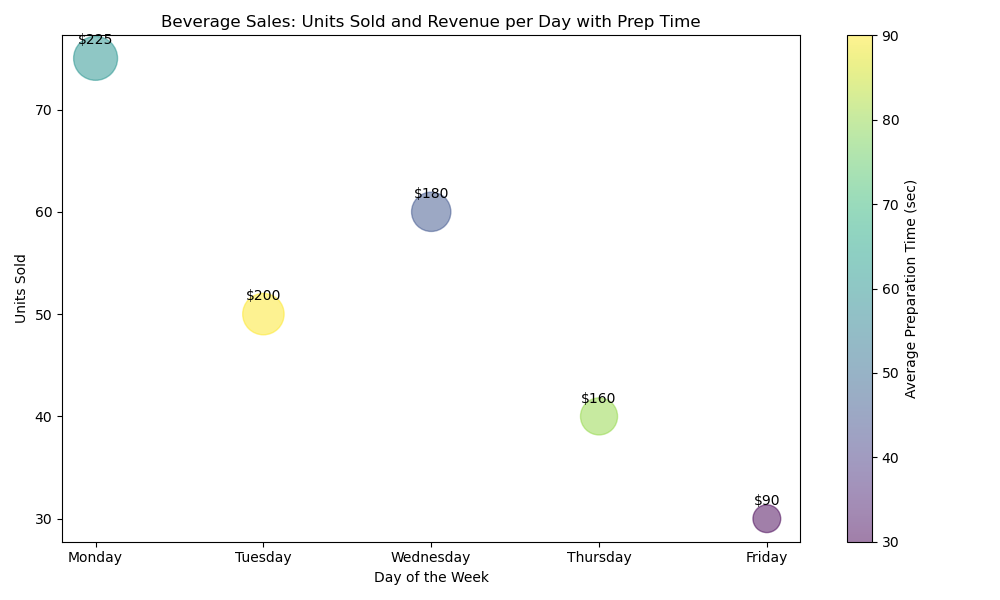

The Python source for this figure:

import matplotlib.pyplot as plt

# The data provided
data = [
    {'Day': 'Monday', 'Beverage': 'Coffee', 'Units Sold': 75, 'Revenue ($)': 225, 'Average Preparation Time (sec)': 60},
    {'Day': 'Tuesday', 'Beverage': 'Latte', 'Units Sold': 50, 'Revenue ($)': 200, 'Average Preparation Time (sec)': 90},
    {'Day': 'Wednesday', 'Beverage': 'Espresso', 'Units Sold': 60, 'Revenue ($)': 180, 'Average Preparation Time (sec)': 45},
    {'Day': 'Thursday', 'Beverage': 'Cappuccino', 'Units Sold': 40, 'Revenue ($)': 160, 'Average Preparation Time (sec)': 80},
    {'Day': 'Friday', 'Beverage': 'Tea', 'Units Sold': 30, 'Revenue ($)': 90, 'Average Preparation Time (sec)': 30}
]

# Unpacking the data into variables
days = [entry['Day'] for entry in data]
units_sold = [entry['Units Sold'] for entry in data]
revenue = [entry['Revenue ($)'] for entry in data]
prep_time = [entry['Average Preparation Time (sec)'] for entry in data]

# Set up the figure
plt.figure(figsize=(10, 6))

# Create the bubble chart
bubble_sizes = [revenue_value / max(revenue) * 1000 for revenue_value in revenue]  # Normalize for bubble size
scatter = plt.scatter(days, units_sold, s=bubble_sizes, c=prep_time, alpha=0.5, cmap='viridis')

# Create a colorbar
plt.colorbar(scatter, label='Average Preparation Time (sec)')

# Set the title and labels
plt.title('Beverage Sales: Units Sold and Revenue per Day with Prep Time')
plt.xlabel('Day of the Week')
plt.ylabel('Units Sold')

# Add text inside bubbles for revenue
for i, revenue_value in enumerate(revenue):
    plt.annotate(f'${revenue_value}', (days[i], units_sold[i]), textcoords="offset points", xytext=(0,10), ha='center')

plt.tight_layout()
plt.show()
